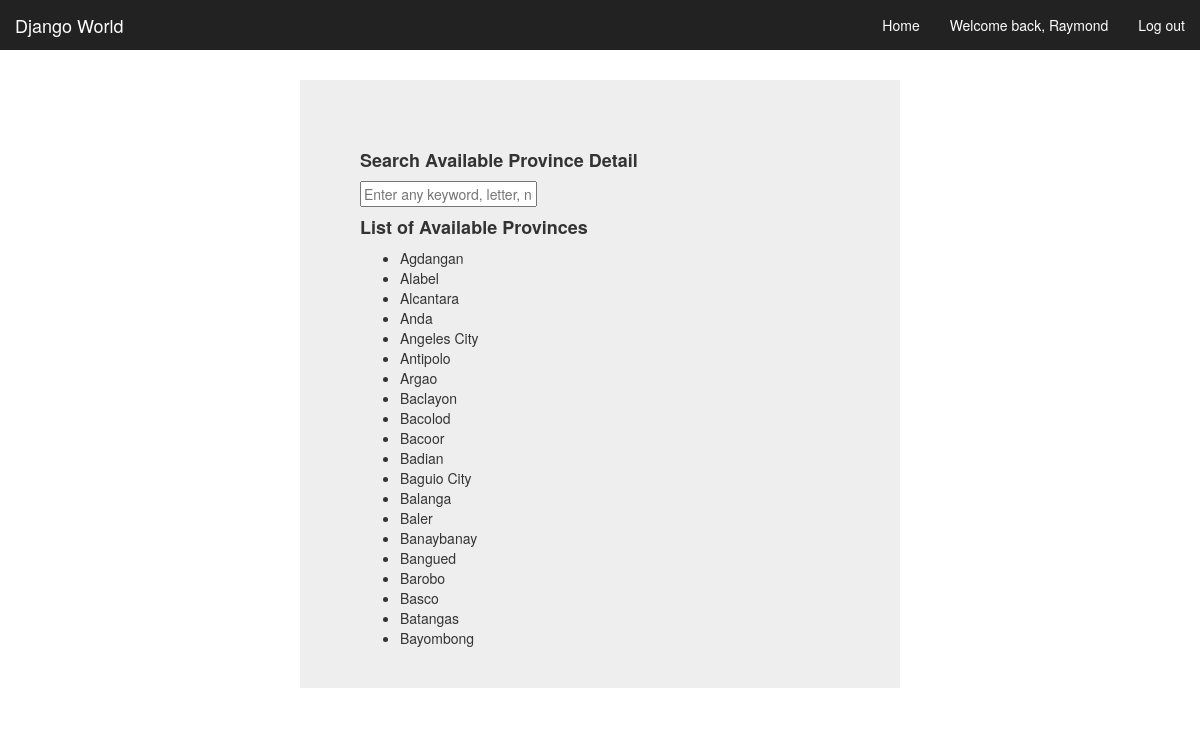
The app's page /searchlocations/ (signed in) with its own data.
### searchlocations/models.py (models this page shows)
class Location(models.Model):
    city = models.CharField("City/Municipality", max_length=255, null=True, blank=True)
    region = models.CharField(max_length=55, null=True, blank=True)
    area = models.DecimalField(max_digits=10, decimal_places=2, null=True, blank=True)
    products = models.CharField(max_length=255, null=True, blank=True)
    class Meta:
      verbose_name_plural = "locations"
    def __str__(self):
        return self.city

### searchlocations/views.py (the view)
class ProvincePageView(ListView):
    model = Location
    paginate_by = 20
    template_name = 'searchlocations/search_base.html'
    def get_queryset(self):
        return Location.objects.order_by('city')

### searchlocations/templates/searchlocations/search_base.html
{% extends "_indextopbar.html" %}
{% block body_content %}
<div style="margin: 20px;">
<h4 style="margin-top: 50px;"><strong>Search Available Province Detail</strong></h4>
<form action="{% url 'searchlocations:search_result_list' %}" method="get">
  <input name="q" type="text" placeholder="Enter any keyword, letter, number..." autocomplete="off">
</form>
<h4><strong>List of Available Provinces</strong></h4>
    <ul>
      {% for province in object_list %}
      <li>
        {{ province }}
      </li>
      {% empty %}
      <h4><strong>No Available Provinces</strong></h4>
      {% endfor %}
    </ul>
</div>
{% endblock %}

### templates/_indextopbar.html (shortened to what this page needs)
<!DOCTYPE html>
<html lang="en">
    <head>
        {% load static%}
        <link rel="stylesheet" href="https://maxcdn.bootstrapcdn.com/bootstrap/3.3.6/css/bootstrap.min.css">
        <link rel="stylesheet" href="{% static 'css/goal.css' %}">
        <link rel="stylesheet" href="https://use.fontawesome.com/releases/v5.6.1/css/all.css">
    </head>
    <body>
        {% if user.is_authenticated  %}
        <nav class="navbar navbar-inverse navbar-fixed-top">
            <div class="container-fluid">
                <div class="navbar-header">
                    <a class="navbar-brand" href="{% url 'home' %}">Django World</a>
                </div>
                <div id="navbar" class="navbar-collapse collapse">
                    <ul class="nav navbar-nav navbar-right">
                        <li><a href="{% url 'home' %}" style="color: white;">Home</a></li>
                        {% if user.is_authenticated  %}
                        <li><a style="color: white;">Welcome back, {{ request.user }}</a></li>
                        <li><a href="{% url 'logout' %}" style="color: white;">Log out</a></li>
                        {% else %}
                        <li><a href="/admin" style="color: white;">Login</a></li>
                        {% endif %}
                    </ul>
                </div>
            </div>
        </nav>
        {% endif %}
        <div class="container-fluid">
            <div class="row" style="display: flex; justify-content: center;">
                <div class="col-sm-12 col-md-6 col-lg-6 col-xl-6 main" style="background-color:#eee; margin: 30px 0px;">
                    {% block body_content %}{% endblock %}
                </div>
            </div>
        </div>
    </body>
</html>

### assets/css/goal.css (style rules this page uses)
body { padding-top: 50px; }
.navbar-fixed-top { border: 0; }
.main { padding: 20px; }
@media (min-width: 768px) { .main { padding-right: 40px; padding-left: 40px; } }

### records on screen
Location: city "Agdangan"
Location: city "Alabel"
Location: city "Alcantara"
Location: city "Anda"
Location: city "Angeles City"
Location: city "Antipolo"
Location: city "Argao"
Location: city "Baclayon"
Location: city "Bacolod"
Location: city "Bacoor"
Location: city "Badian"
Location: city "Baguio City"
Location: city "Balanga"
Location: city "Baler"
Location: city "Banaybanay"
Location: city "Bangued"
Location: city "Barobo"
Location: city "Basco"
Location: city "Batangas"
Location: city "Bayombong"

### other values on screen
{{ request.user }} "Raymond"
